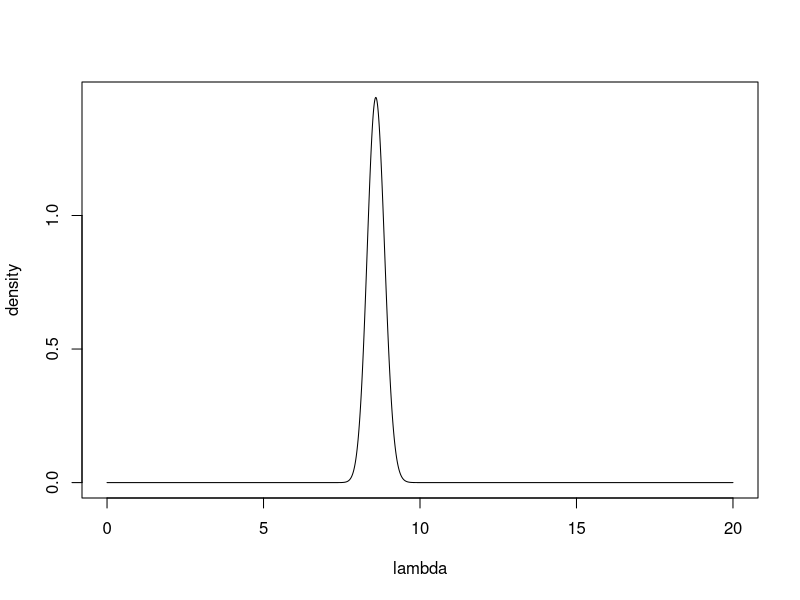
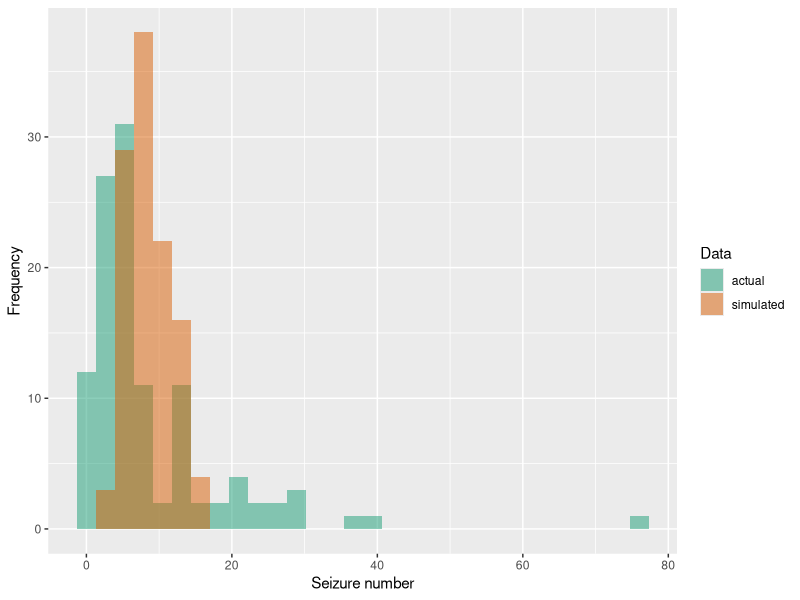

Write the R code that produced these figures, in order.
## ---- chunk 1
library(tidyverse)
df <- read.csv("../data/conjugate_epil.csv")
sum_x <- sum(df$x)
n <- nrow(df)
a <- 4
b <- 0.25
posterior <- function(lambda) {
  dgamma(lambda, a + sum_x, b + n)
}
lambda <- seq(0, 20, 0.01)
density <- map_dbl(lambda, posterior)
plot(lambda, density, type='l')
## ---- chunk 2
lower <- qgamma(0.025, a + sum_x, b + n)
upper <- qgamma(0.975, a + sum_x, b + n)
print(paste0("lower = ", lower, ", upper = ", upper))
## ---- chunk 3
lambda_mean <- (a + sum_x) / (b + n)
lambda_mean
## ---- chunk 4
x_sim <- rpois(112, lambda_mean)
mean(x_sim)
## ---- chunk 5
tibble(actual=df$x,
       simulated=x_sim) %>% 
  pivot_longer(cols=c(actual, simulated)) %>% 
  ggplot(aes(x=value, fill=name)) +
  geom_histogram(position="identity", alpha=0.5) +
  xlab("Seizure number") +
  ylab("Frequency") +
  scale_fill_brewer("Data", palette = "Dark2")
